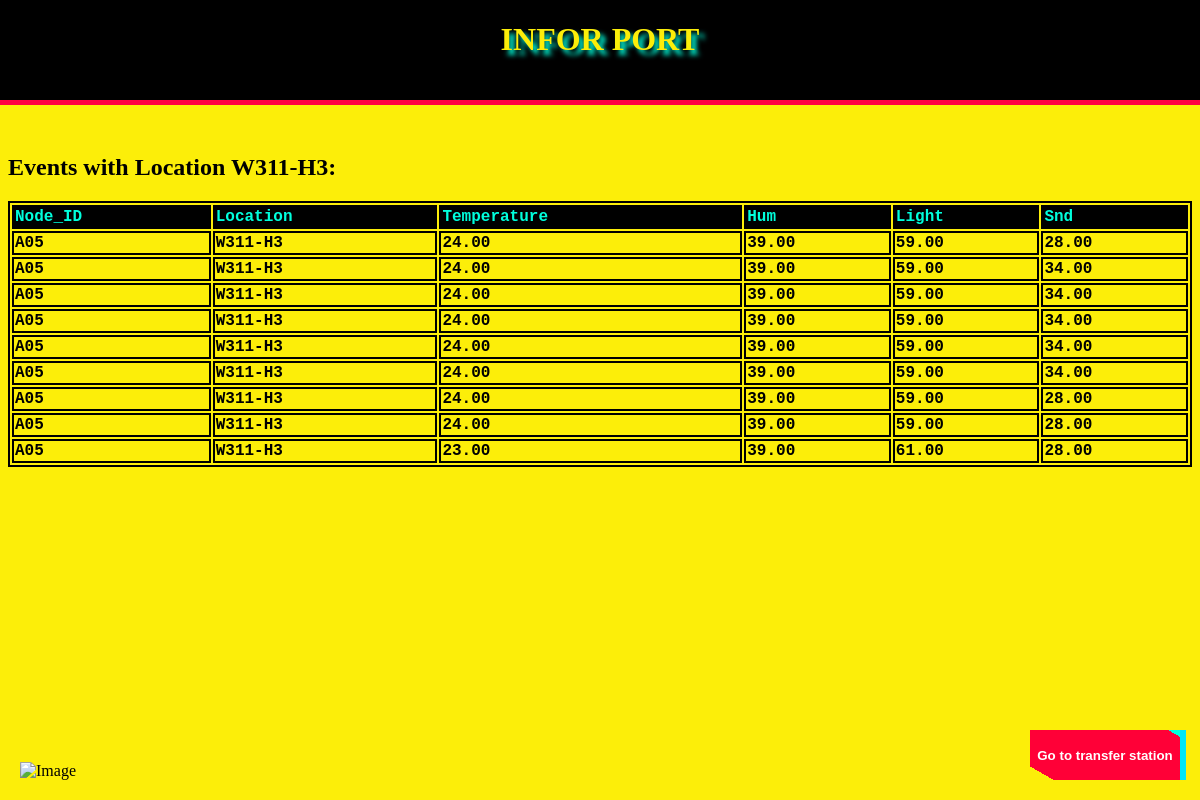
The page /iot/W311-H3/ on the database as committed earlier.
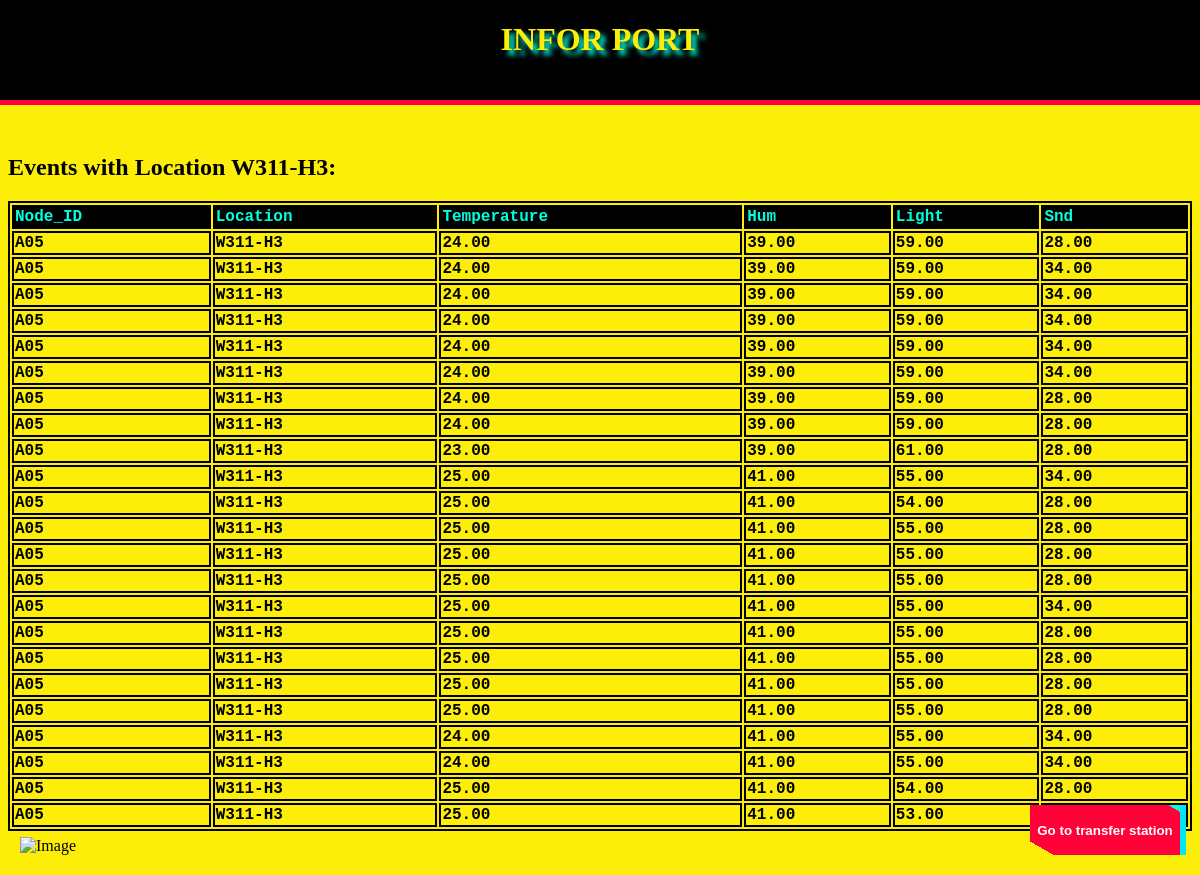
The same page on the database as committed later.
### iot/models.py (models this page shows, shortened)
class Event(models.Model):
    node_id = models.CharField(max_length=100)
    loc = models.CharField(max_length=100)
    temp = models.DecimalField(max_digits=5, decimal_places=2)
    hum = models.DecimalField(max_digits=5, decimal_places=2)
    light = models.DecimalField(max_digits=5, decimal_places=2)
    snd = models.DecimalField(max_digits=5, decimal_places=2)

### iot/views.py (the view)
# urls.py: path('W311-H3/', views.W311_H3),
def W311_H3(request):
    W311_H3 = Event.objects.filter(loc = 'W311-H3')
    context = {'W311_H3':W311_H3}
    return render(request, 'iot/sensor/W311-H3.html', context)

### iot/templates/iot/sensor/W311-H3.html (shortened to what this page needs)
<!doctype html>
<HTML>
    <head>
    </head>
    <body style="background-color: #fcee09;">
        <div id="header" style="background-color:black; position: fixed; top: 0;left: 0;height:100px; width: 100%; border-bottom: 5px solid #ff0141;">
        <h1 class="display-3 p-4 mb-2 bg-danger text-white" style="font-family: 'MV Boli', Times, serif;
         color: #fcee09; text-shadow: 5px 5px 5px #00ffdd;text-align: center;display: flex; align-items: center;
         justify-content: center;">INFOR PORT</h1></div>
        <br>
        <br>
        <br>
        <br>
        <br>
        <br>
        <br>
        <h2>Events with Location W311-H3:</h2>
        <table style="width: 100%;">
            <thead>
                <tr>
                    <th>Node_ID</th>
                    <th>Location</th>
                    <th>Temperature</th>
                    <th>Hum</th>
                    <th>Light</th>
                    <th>Snd</th>
                </tr>
            </thead>
            <tbody>
                {% for event in W311_H3 %}
                <tr>
                    <td><strong>{{ event.node_id }}</strong></td>
                    <td>{{ event.loc }}</td>
                    <td>{{ event.temp }}</td>
                    <td>{{ event.hum }}</td>
                    <td>{{ event.light }}</td>
                    <td>{{ event.snd }}</td>
                </tr>
                {% endfor %}
            </tbody>
        </table>
        <br>
        <br>
        <a href="https://www.bilibili.com/video/BV1uT4y1P7CX/?spm_id_from=333.337.search-card.all.click">
            <button>Go to transfer station</button>
        </a>
        <div style="position: fixed; bottom: 0; left: 0; margin: 20px;">
            <img src="https://img2.imgtp.com/2024/02/09/yW45Eljy.png" alt="Image"
            style="width: 400px; height: 200px;">
        </div>
</HTML>

Rows that differ between the two databases and show on the page:
added Event: node_id "A05", loc "W311-H3", temp "25.00", hum "41.00", light "55.00", snd "34.00"
added Event: node_id "A05", loc "W311-H3", temp "25.00", hum "41.00", light "54.00", snd "28.00"
added Event: node_id "A05", loc "W311-H3", temp "25.00", hum "41.00", light "55.00", snd "28.00"
added Event: node_id "A05", loc "W311-H3", temp "25.00", hum "41.00", light "55.00", snd "28.00"
added Event: node_id "A05", loc "W311-H3", temp "25.00", hum "41.00", light "55.00", snd "28.00"
added Event: node_id "A05", loc "W311-H3", temp "25.00", hum "41.00", light "55.00", snd "34.00"
added Event: node_id "A05", loc "W311-H3", temp "25.00", hum "41.00", light "55.00", snd "28.00"
added Event: node_id "A05", loc "W311-H3", temp "25.00", hum "41.00", light "55.00", snd "28.00"
added Event: node_id "A05", loc "W311-H3", temp "25.00", hum "41.00", light "55.00", snd "28.00"
added Event: node_id "A05", loc "W311-H3", temp "25.00", hum "41.00", light "55.00", snd "28.00"
added Event: node_id "A05", loc "W311-H3", temp "24.00", hum "41.00", light "55.00", snd "34.00"
added Event: node_id "A05", loc "W311-H3", temp "24.00", hum "41.00", light "55.00", snd "34.00"
added Event: node_id "A05", loc "W311-H3", temp "25.00", hum "41.00", light "54.00", snd "28.00"
added Event: node_id "A05", loc "W311-H3", temp "25.00", hum "41.00", light "53.00"
